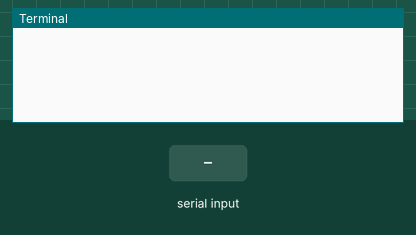
Recording of a program running on a simulated Raspberry Pi (BCM pin numbers). Parts: the last lines printed to the terminal. The inputs (shaded band) are chosen by the test bench. Web requests get an empty 200 reply after 0.4 s.

Above: at 2.0 s.
2.1 s: "send" typed at the terminal, then Enter
At 3.0 s:
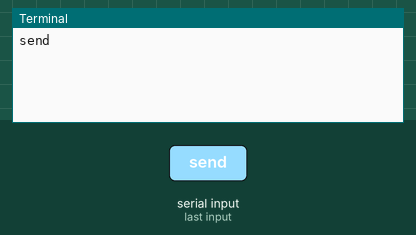
3.6 s: "cwhite" typed at the terminal, then Enter
At 4.2 s:
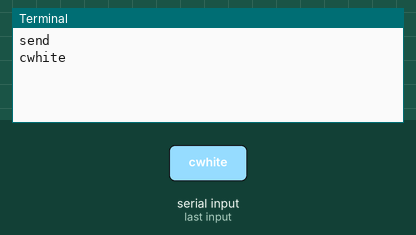
5.1 s: "cblack" typed at the terminal, then Enter
At 6.3 s:
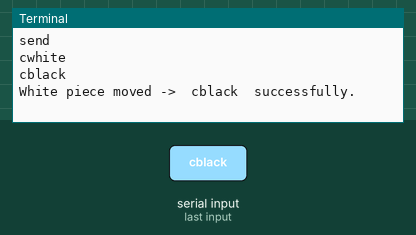
6.6 s: "receive" typed at the terminal, then Enter
At 8.7 s:
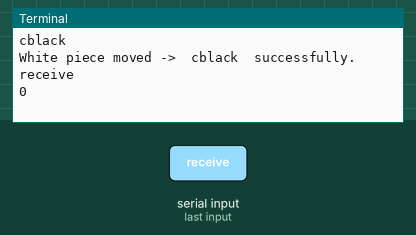

Measured:
- after the input at 2.1 s, the terminal: prints a new line at once (image 1)
- after the input at 3.6 s, the terminal: prints a new line at once (image 2)
- after the input at 5.1 s, the terminal: prints a new line at once (image 3)
- after the input at 6.6 s, the terminal: prints a new line after 0.90 s (image 4)

The program:

update-online.py
```python
import time
from Adafruit_IO import Client, Feed, RequestError

# Set to your Adafruit IO key.
# Remember, your key is a secret,
# so make sure not to publish it when you publish this code!
ADAFRUIT_IO_KEY = 'AddYourKeyHere'

# Set to your Adafruit IO username.
# (go to https://accounts.adafruit.com to find your username)
ADAFRUIT_IO_USERNAME = 'AddYourUserNameHere'

# Create an instance of the REST client.
aio = Client(ADAFRUIT_IO_USERNAME, ADAFRUIT_IO_KEY)

try:  # if we have a 'whiteplayer' feed
    whiteplayermove = aio.feeds('whiteplayermove')
except RequestError:  # create a text-test feed
    feed = Feed(name="whiteplayermove")
    whiteplayermove = aio.create_feed(feed)

try:  # if we have a 'boardb' feed
    blackplayermove = aio.feeds('blackplayermove')
except RequestError:  # create a digital feed
    feed = Feed(name="blackplayermove")
    blackplayermove = aio.create_feed(feed)  # Fix typo: whiteplayermove to blackplayermove

# ----------------------
send_or_receive = "neither"  # Fix variable naming: sendOrReceive to send_or_receive
previous_data = "ready"  # Fix variable naming: previousData to previous_data
colour_choice = "neither"

while True:
    try:
        send_or_receive = input()  # Fix variable naming: sendOrReceive to send_or_receive
    except EOFError:
        continue
    if send_or_receive == "send":  # Fix variable naming: sendOrReceive to send_or_receive
        colour_choice = input()
        if colour_choice == "cwhite":
            chess_piece_moved = input()
            print('White piece moved -> ', chess_piece_moved, ' successfully.')  # Fix variable naming
            aio.send(whiteplayermove.key, chess_piece_moved)
        elif colour_choice == "cblack":
            chess_piece_moved = input()
            print('Black piece moved -> ', chess_piece_moved, ' successfully.')  # Fix variable naming
            aio.send(blackplayermove.key, chess_piece_moved)
    elif send_or_receive == "receive":  # Fix variable naming: sendOrReceive to send_or_receive
        while True:
            if colour_choice == "cwhite":
                data = aio.receive(blackplayermove.key)
                data = data.value.strip().lower()
            elif colour_choice == "cblack":
                data = aio.receive(whiteplayermove.key)
                data = data.value.strip().lower()
            if previous_data != data:
                previous_data = data
                print(data + '\n')
                break
            time.sleep(3)

    # avoid timeout from adafruit io
    time.sleep(2)
```
